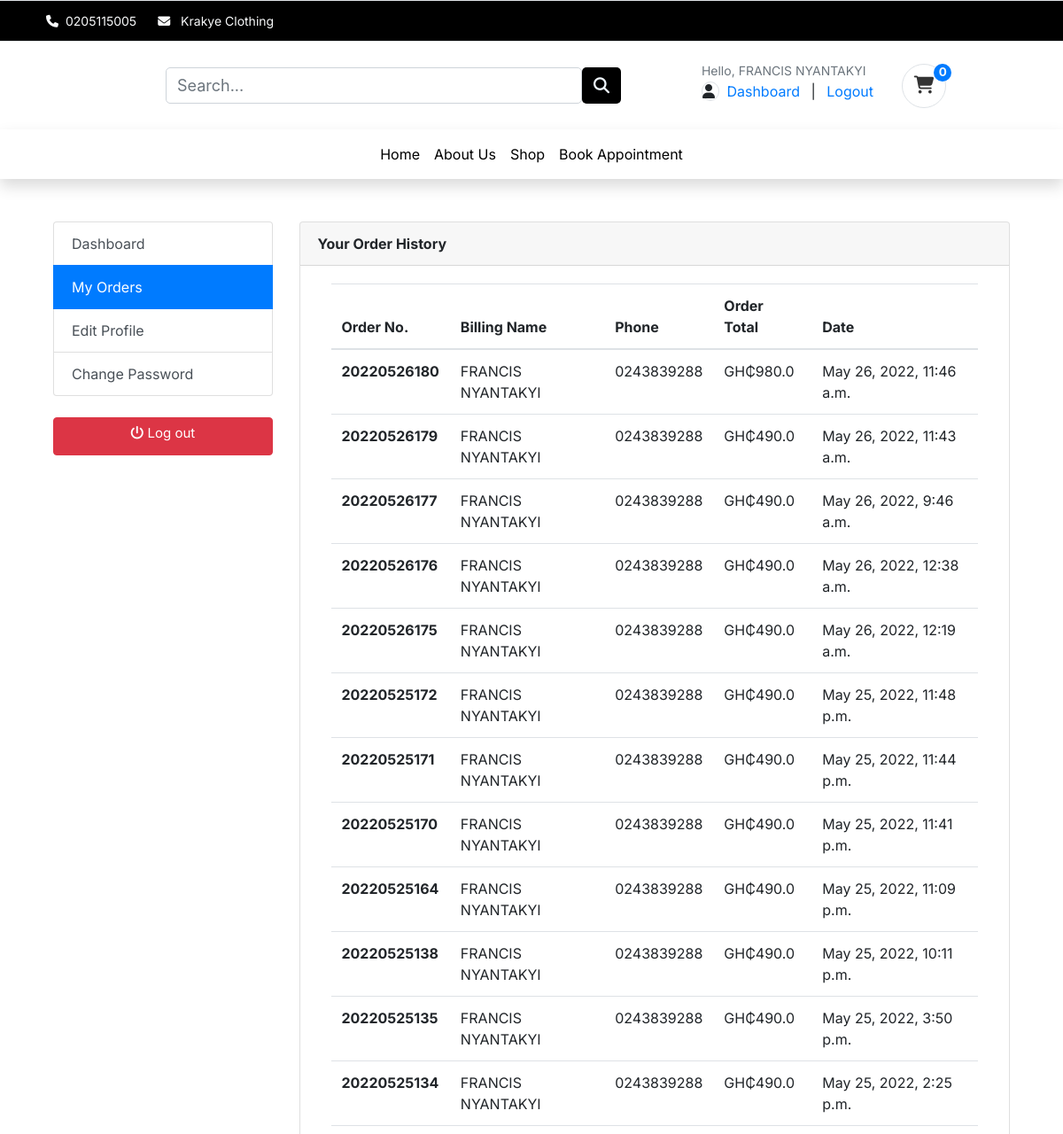
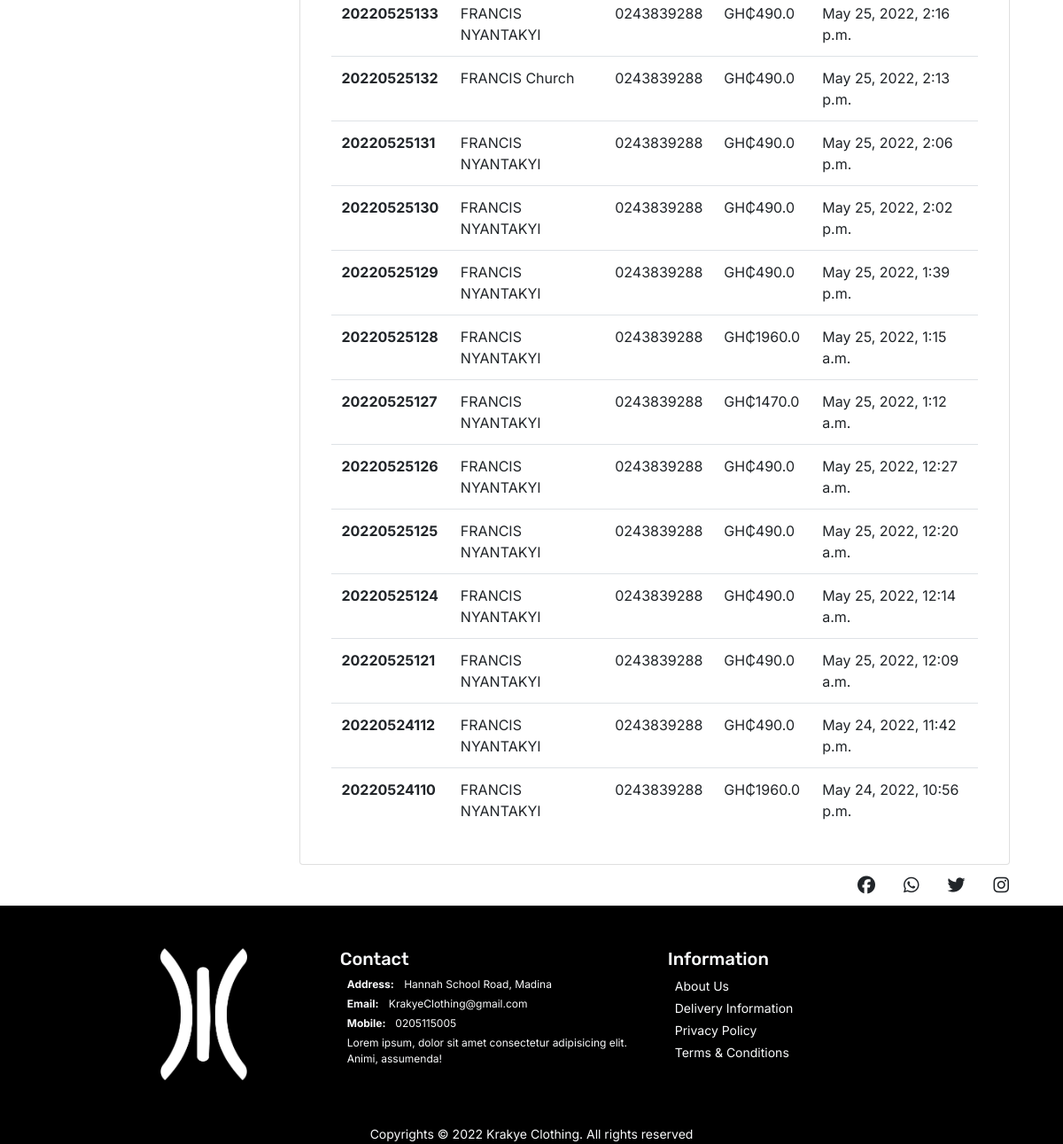
Screenshot of /account/my_orders/ (signed in) with the database file from the repository (2 pictures, top to bottom).
### accounts/models.py (models this page shows, shortened)
class UserBase(AbstractBaseUser, PermissionsMixin):
    username = models.CharField(max_length=150, unique=True)
    email = models.EmailField(_('email address'), unique=True)
    first_name = models.CharField(max_length=150, blank=True)
    last_name = models.CharField(max_length=150, blank=True)
    phone_number = models.CharField(max_length=50)
    address_line_1 = models.CharField(blank=True, max_length=100)
    address_line_2 = models.CharField(blank=True, max_length=100)
    profile_picture = models.ImageField(blank=True, upload_to='userprofile')
    city = models.CharField(blank=True, max_length=20)
    state = models.CharField(blank=True, max_length=20)
    country = models.CharField(blank=True, max_length=20)
    is_active = models.BooleanField(default=False)
    is_staff = models.BooleanField(default=False)
    is_admin = models.BooleanField(default=False)
    date_created = models.DateTimeField(auto_now_add=True)
    last_login = models.DateTimeField(auto_now_add=True)
    updated = models.DateTimeField(auto_now=True)
    objects = CustomAccountManager()
    USERNAME_FIELD = 'email'
    REQUIRED_FIELDS = ['username', 'first_name', 'last_name']
    class Meta:
        verbose_name = "Accounts"
        verbose_name_plural = "Accounts"
        default_permissions = ()
    def __str__(self):
        return self.username
    def full_name(self):
        return f'{self.first_name} {self.last_name}'

### orders/models.py (models this page shows, shortened)
class Order(models.Model):
    STATUS = (
        ('New', 'New'),
        ('Accepted', 'Accepted'),
        ('Completed', 'Completed'),
        ('Cancelled', 'Cancelled'),
    )
    user = models.ForeignKey(UserBase, on_delete=models.SET_NULL, null=True)
    payment = models.ForeignKey(Payment, on_delete=models.SET_NULL, blank=True, null=True)
    order_number = models.CharField(max_length=20)
    first_name = models.CharField(max_length=100)
    last_name = models.CharField(max_length=100)
    phone = models.CharField(max_length=15)
    email = models.EmailField(max_length=100)
    address_line_1 = models.CharField(max_length=100)
    address_line_2 = models.CharField(max_length=100, blank=True)
    country = models.CharField(max_length=100)
    state = models.CharField(max_length=100)
    city = models.CharField(max_length=100)
    order_note = models.CharField(max_length=100, blank=True)
    order_total = models.FloatField()
    status = models.CharField(max_length=10, choices=STATUS, default='New')
    ip = models.CharField(blank=True, max_length=20)
    is_ordered = models.BooleanField(default=False)
    created_at = models.DateTimeField(auto_now_add=True)
    updated_at = models.DateTimeField(auto_now=True)
    def full_name(self):
        return f'{self.first_name} {self.last_name}'
    class Meta:
        ordering = ('-created_at',)

### accounts/views.py (the view)
# urls.py: path('my_orders/', views.my_orders, name='my_orders'),
@login_required(login_url = 'login')
def my_orders(request):
    orders = Order.objects.filter(user = request.user, is_ordered=True).order_by('-created_at')
    context = {
        'orders':orders
    }
    return render(request, 'account/user/my_order.html', context)

### cart/context_processors.py (called while the page is built)
def counter(request):
    cart_count = 0
    if 'admin' in request.path:
        return {}
    else:
        try:
            cart = Cart.objects.filter(cart_id=_cart_id(request))
            if request.user.is_authenticated:
                cart_items = CartItem.objects.all().filter(user=request.user)
            else:
                cart_items = CartItem.objects.all().filter(cart=cart[:1])
            for cart_item in cart_items:
                cart_count += cart_item.quantity
        except Cart.DoesNotExist:
            cart_count = 0
    return dict(cart_count=cart_count)

### cart/views.py (called while the page is built)
def _cart_id(request):
    cart = request.session.session_key
    if not cart:
        cart = request.session.create()
    return cart

### templates/account/user/my_order.html (shortened to what this page needs)
{% extends '../../base.html' %} {% load static %}  {% block content %}
<section class="section-content mt-5 font-inter padding-y bg">
  <div class="container-fluid">
    <div class="row">
    <div class="container">
      <div class="row">
      {% include 'includes/dash_sidebar.html' %}
      <main class="col-md-9">
        <article class="card">
        <header class="card-header">
          <strong class="d-inline-block mr-3">Your Order History</strong>
        </header>
        <div class="card-body">
          <div class="row">
          <div class="col-md-12">
            <table class="table table-hover">
                <thead>
                  <tr>
                    <th scope="col">Order No.</th>
                    <th scope="col">Billing Name</th>
                    <th scope="col">Phone</th>
                    <th scope="col">Order Total</th>
                    <th scope="col">Date</th>
                  </tr>
                </thead>
                <tbody>
                    {%for order in orders%}
                  <tr>
                    <th scope="row">{{order.order_number}}</th>
                    <td>{{order.full_name}}</td>
                    <td>{{order.phone}}</td>
                    <td>GH₵{{order.order_total}}</td>
                    <td>{{order.created_at}}</td>
                  </tr>
                  {%endfor%}
                </tbody>
              </table>
          </div>
          </div>
        </div>
        </article>
      </main>
    </div>
    </div>
  </section>
{%endblock%}

### templates/includes/navbar.html (shortened to what this page needs)
<nav class=" px-5 ml-3 navbar navbar-expand-lg navbar-light bg-white d-flex justify-content-between">
    <a class="navbar-brand" href="{%url "store:home"%}"><img src="https://festus-kwafo.github.io/KrakyeClothing/assets/logo.png" width="70" alt="" class="img-fluid"></a>
        <form action="{%url 'store:search'%}" method="GET" class="col-6">
          <div class="input-group">
            <input type="text" class="form-control" placeholder="Search..." name="keyword">
            <button class="btn btn-product" type="submit"><i class="fa-solid fa-magnifying-glass"></i>
            </button>
          </div>
        </form>
        <div class="d-flex">
            <div class="mr-3 navbar-item-hidden font-inter text-decoration-none">
              {% if user.id is None %}
              <div class="widget-header">
                <small class="title text-muted">Welcome Guest!</small>
                <div>
                  <a href="{% url 'accounts:login' %}">Sign in</a> <span class="dark-transp"> | </span>
                  <a href="{% url 'accounts:register' %}"> Register</a>
                </div>
              </div>
              {% else %}
              <div class="widget-header ">
                <small class="title font-inter text-muted">Hello, {{user.full_name}}</small>
                <div>
                  <span class=" border rounded-circle ">
                    <i class="fa-solid fa-user"></i>
                  </span>
                  <a href="{% url 'accounts:dashboard' %}">Dashboard</a> <span class="dark-transp"> | </span>
                  <a href="{% url 'accounts:logout' %}"> Logout</a>
                </div>
              </div>
              {% endif %}
            </div>
            <div>
              <a href="{%url 'cart:cart_summary'%}">
                <button type="button" class="btn btn-cart border rounded-circle position-relative">
                  <i class="fa-solid fa-cart-shopping font-size-20"></i>
                  <span class="text-light position-absolute top-0 start-100 translate-middle rounded-circle badge bg-primary">
                    {{cart_count}}
                  </span>
                </button>
              </a>
            </div>
        </div>
  </nav>

### static/css/style.css (style rules this page uses)
button, button:focus { outline: none !important; box-shadow: none !important; }
.btn-product { background-color: black; color: aliceblue; }
.font-inter { font-family: "Inter", cursive; }
.font-size-20 { font-size: 20px; }
a { text-decoration: none; }
.btn-cart, .btn-wishlist { position: relative; align-items: center; justify-content: center; width: 50px; height: 50px; color: #333333; border: none; outline: none; border-radius: 50%; }
.row { margin: 0; }
a { padding: 0 1vh; }
form { padding: 2vh 0; }
input { border: 1px solid rgba(0, 0, 0, 0.137); padding: 1vh; margin-bottom: 4vh; outline: none; width: 100%; background-color: #f7f7f7; }
input, textarea, button { padding: 8px 15px; border-radius: 5px !important; margin: 5px 0px; box-sizing: border-box; border: 1px solid #ccc; font-size: 18px !important; font-weight: 300; }

### rows the page displays
UserBase: full_name "FRANCIS NYANTAKYI"
Order: order_number "20220526180", full_name "FRANCIS NYANTAKYI", phone "0243839288", order_total "980.0", created_at "May 26, 2022, 11:46 a.m."
Order: order_number "20220526179", full_name "FRANCIS NYANTAKYI", phone "0243839288", order_total "490.0", created_at "May 26, 2022, 11:43 a.m."
Order: order_number "20220526177", full_name "FRANCIS NYANTAKYI", phone "0243839288", order_total "490.0", created_at "May 26, 2022, 9:46 a.m."
Order: order_number "20220526176", full_name "FRANCIS NYANTAKYI", phone "0243839288", order_total "490.0", created_at "May 26, 2022, 12:38 a.m."
Order: order_number "20220526175", full_name "FRANCIS NYANTAKYI", phone "0243839288", order_total "490.0", created_at "May 26, 2022, 12:19 a.m."
Order: order_number "20220525172", full_name "FRANCIS NYANTAKYI", phone "0243839288", order_total "490.0", created_at "May 25, 2022, 11:48 p.m."
Order: order_number "20220525171", full_name "FRANCIS NYANTAKYI", phone "0243839288", order_total "490.0", created_at "May 25, 2022, 11:44 p.m."
Order: order_number "20220525170", full_name "FRANCIS NYANTAKYI", phone "0243839288", order_total "490.0", created_at "May 25, 2022, 11:41 p.m."
Order: order_number "20220525164", full_name "FRANCIS NYANTAKYI", phone "0243839288", order_total "490.0", created_at "May 25, 2022, 11:09 p.m."
Order: order_number "20220525138", full_name "FRANCIS NYANTAKYI", phone "0243839288", order_total "490.0", created_at "May 25, 2022, 10:11 p.m."
Order: order_number "20220525135", full_name "FRANCIS NYANTAKYI", phone "0243839288", order_total "490.0", created_at "May 25, 2022, 3:50 p.m."
Order: order_number "20220525134", full_name "FRANCIS NYANTAKYI", phone "0243839288", order_total "490.0", created_at "May 25, 2022, 2:25 p.m."
Order: order_number "20220525133", full_name "FRANCIS NYANTAKYI", phone "0243839288", order_total "490.0", created_at "May 25, 2022, 2:16 p.m."
Order: order_number "20220525132", full_name "FRANCIS Church", phone "0243839288", order_total "490.0", created_at "May 25, 2022, 2:13 p.m."
Order: order_number "20220525131", full_name "FRANCIS NYANTAKYI", phone "0243839288", order_total "490.0", created_at "May 25, 2022, 2:06 p.m."
Order: order_number "20220525130", full_name "FRANCIS NYANTAKYI", phone "0243839288", order_total "490.0", created_at "May 25, 2022, 2:02 p.m."
Order: order_number "20220525129", full_name "FRANCIS NYANTAKYI", phone "0243839288", order_total "490.0", created_at "May 25, 2022, 1:39 p.m."
Order: order_number "20220525128", full_name "FRANCIS NYANTAKYI", phone "0243839288", order_total "1960.0", created_at "May 25, 2022, 1:15 a.m."
Order: order_number "20220525127", full_name "FRANCIS NYANTAKYI", phone "0243839288", order_total "1470.0", created_at "May 25, 2022, 1:12 a.m."
Order: order_number "20220525126", full_name "FRANCIS NYANTAKYI", phone "0243839288", order_total "490.0", created_at "May 25, 2022, 12:27 a.m."
Order: order_number "20220525125", full_name "FRANCIS NYANTAKYI", phone "0243839288", order_total "490.0", created_at "May 25, 2022, 12:20 a.m."
Order: order_number "20220525124", full_name "FRANCIS NYANTAKYI", phone "0243839288", order_total "490.0", created_at "May 25, 2022, 12:14 a.m."
Order: order_number "20220525121", full_name "FRANCIS NYANTAKYI", phone "0243839288", order_total "490.0", created_at "May 25, 2022, 12:09 a.m."
Order: order_number "20220524112", full_name "FRANCIS NYANTAKYI", phone "0243839288", order_total "490.0", created_at "May 24, 2022, 11:42 p.m."
Order: order_number "20220524110", full_name "FRANCIS NYANTAKYI", phone "0243839288", order_total "1960.0", created_at "May 24, 2022, 10:56 p.m."

### other values shown
{{ cart_count }} "0"
